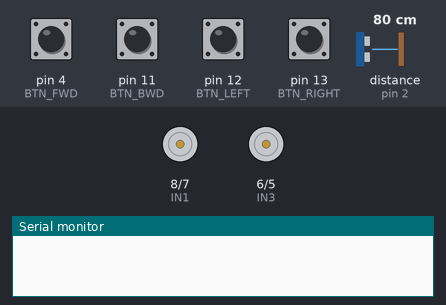
A sketch run on a simulated Arduino Uno, built with avr-gcc and run on an emulated ATmega328P. Shown: motor-driver pin pairs drawn as motors (green arrow = first pin HIGH = forward, orange = second pin HIGH = backward, longer = more drive, scaled by the enable pin), the last lines printed to the serial monitor. Wiring (inferred from the names in the program): ultrasonic range finder: trigger pin 3; echo pin 2. The inputs (shaded band) are chosen by the test bench; at power-on: pin 4 (BTN_FWD), pin 11 (BTN_BWD), pin 12 (BTN_LEFT), pin 13 (BTN_RIGHT) HIGH, distance to the obstacle (sensor on pin 2) 80 cm. The echo pulse lasts 58.3 µs per cm; random numbers use the default seed unless the sketch sets one.

Above: at 1.2 s.
1.3 s: pin 4 (BTN_FWD) pulled LOW for 0.15 s
At 1.37 s:
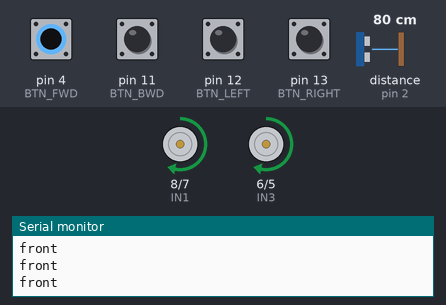
2.9 s: pin 11 (BTN_BWD) pulled LOW for 0.15 s
At 2.97 s:
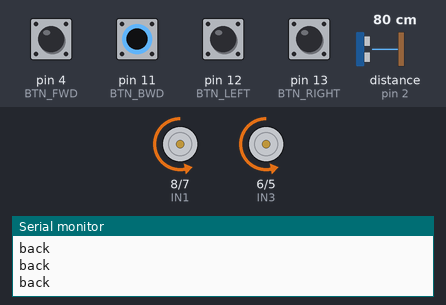
4.5 s: pin 12 (BTN_LEFT) pulled LOW for 0.15 s
At 4.57 s:
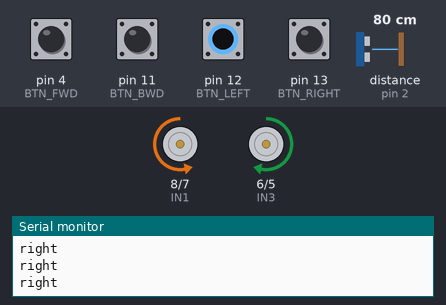
6.1 s: pin 13 (BTN_RIGHT) pulled LOW for 0.15 s
At 6.17 s:
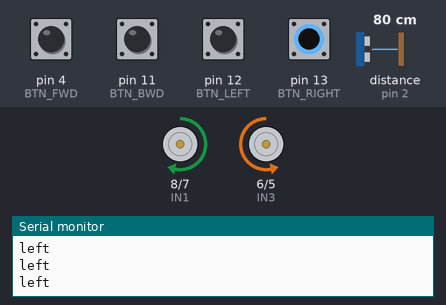
7.7 s: distance to the obstacle (sensor on pin 2) set to 12 cm
9.2 s: distance to the obstacle (sensor on pin 2) set to 9 cm
Timing chart, 0 to 12.2 s (numbered marks = the images above; inputs shaded):
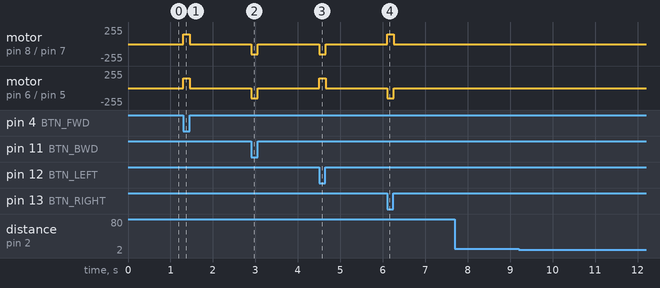

Measured:
- after the input at 1.3 s, motor on pin 8 (IN1) / pin 7 (IN2), motor on pin 6 (IN3) / pin 5 (IN4): stopped → forward 150/255 at once, → stopped 0.15 s later
- after the input at 2.9 s, motor on pin 8 (IN1) / pin 7 (IN2), motor on pin 6 (IN3) / pin 5 (IN4): stopped → backward 150/255 at once, → stopped 0.15 s later
- after the input at 4.5 s, motor on pin 8 (IN1) / pin 7 (IN2): stopped → backward 150/255 at once, → stopped 0.15 s later; motor on pin 6 (IN3) / pin 5 (IN4): stopped → forward 150/255 at once, → stopped 0.15 s later
- after the input at 6.1 s, motor on pin 8 (IN1) / pin 7 (IN2): stopped → forward 150/255 at once, → stopped 0.15 s later; motor on pin 6 (IN3) / pin 5 (IN4): stopped → backward 150/255 at once, → stopped 0.15 s later
- after the input at 7.7 s, every drawn part: stays the same

The sketch:

Drunk_Driver.ino
```cpp
#define ENA 9
#define IN1 8
#define IN2 7
#define IN3 6
#define IN4 5
#define ENB 10
#define TRIG 3
#define ECHO 2
#define BTN_FWD 4
#define BTN_BWD 11
#define BTN_LEFT 12
#define BTN_RIGHT 13

int directionMapping[4] = {0, 1, 2, 3};
bool isShuffled = false;

void setup() {
    pinMode(ENA, OUTPUT);
    pinMode(IN1, OUTPUT);
    pinMode(IN2, OUTPUT);
    pinMode(IN3, OUTPUT);
    pinMode(IN4, OUTPUT);
    pinMode(ENB, OUTPUT);
    pinMode(TRIG, OUTPUT);
    pinMode(ECHO, INPUT);

    pinMode(BTN_FWD, INPUT_PULLUP);
    pinMode(BTN_BWD, INPUT_PULLUP);
    pinMode(BTN_LEFT, INPUT_PULLUP);
    pinMode(BTN_RIGHT, INPUT_PULLUP);

    Serial.begin(9600);
    randomSeed(analogRead(A0));
}

int getDistance() {
    digitalWrite(TRIG, LOW);
    delayMicroseconds(2);
    digitalWrite(TRIG, HIGH);
    delayMicroseconds(10);
    digitalWrite(TRIG, LOW);
    return pulseIn(ECHO, HIGH) * 0.034 / 2;
}

void moveCar(int command) {
    switch (command) {
        case 0: // Forward
            digitalWrite(IN1, HIGH);
            digitalWrite(IN2, LOW);
            digitalWrite(IN3, HIGH);
            digitalWrite(IN4, LOW);
      		Serial.println("front");
            break;
        case 1: // Backward
            digitalWrite(IN1, LOW);
            digitalWrite(IN2, HIGH);
            digitalWrite(IN3, LOW);
            digitalWrite(IN4, HIGH);
      		Serial.println("back");
            break;
        case 2: // Left
            digitalWrite(IN1, LOW);
            digitalWrite(IN2, HIGH);
            digitalWrite(IN3, HIGH);
            digitalWrite(IN4, LOW);
      		Serial.println("right");
            break;
        case 3: // Right
            digitalWrite(IN1, HIGH);
            digitalWrite(IN2, LOW);
            digitalWrite(IN3, LOW);
            digitalWrite(IN4, HIGH);
      		Serial.println("left");
            break;
    }
    analogWrite(ENA, 150);
    analogWrite(ENB, 150);
}

void shuffleDirections() {
    if (!isShuffled) {
        for (int i = 3; i > 0; i--) {
            int j = random(i + 1);
            int temp = directionMapping[i];
            directionMapping[i] = directionMapping[j];
            directionMapping[j] = temp;
        }
        isShuffled = true;
    } else {
        directionMapping[0] = 0;
        directionMapping[1] = 1;
        directionMapping[2] = 2;
        directionMapping[3] = 3;
        isShuffled = false;
    }
}

void loop() {
    int distance = getDistance();

    if (distance < 10) {
        Serial.println("Crash detected! Toggling control mode.");
        shuffleDirections();
        delay(500);
    }

    if (digitalRead(BTN_FWD) == LOW) moveCar(directionMapping[0]);
    else if (digitalRead(BTN_BWD) == LOW) moveCar(directionMapping[1]);
    else if (digitalRead(BTN_LEFT) == LOW) moveCar(directionMapping[2]);
    else if (digitalRead(BTN_RIGHT) == LOW) moveCar(directionMapping[3]);
    else {
        digitalWrite(IN1, LOW);
        digitalWrite(IN2, LOW);
        digitalWrite(IN3, LOW);
        digitalWrite(IN4, LOW);
    }
}
```
